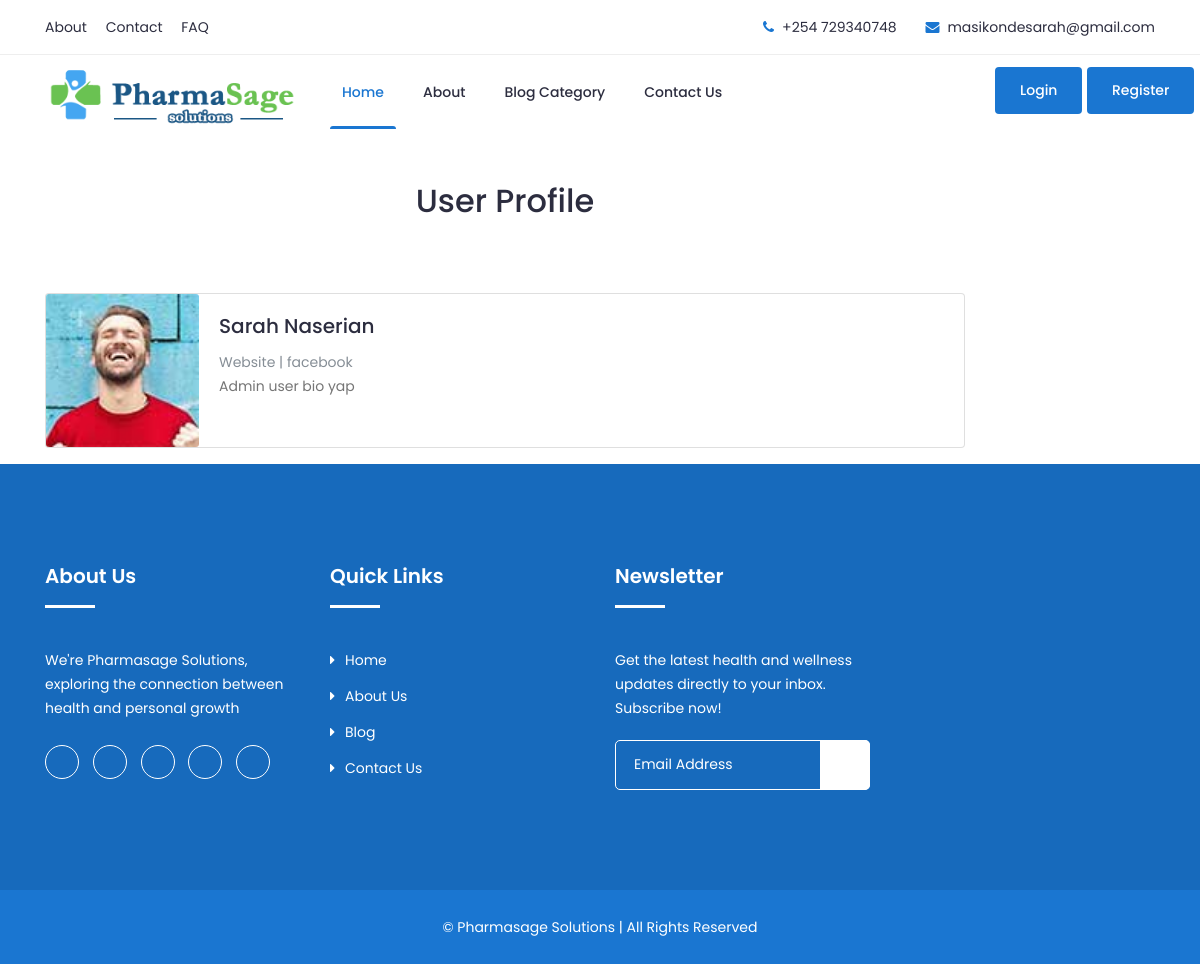
Page /members/1/profile/ on the earlier database version.
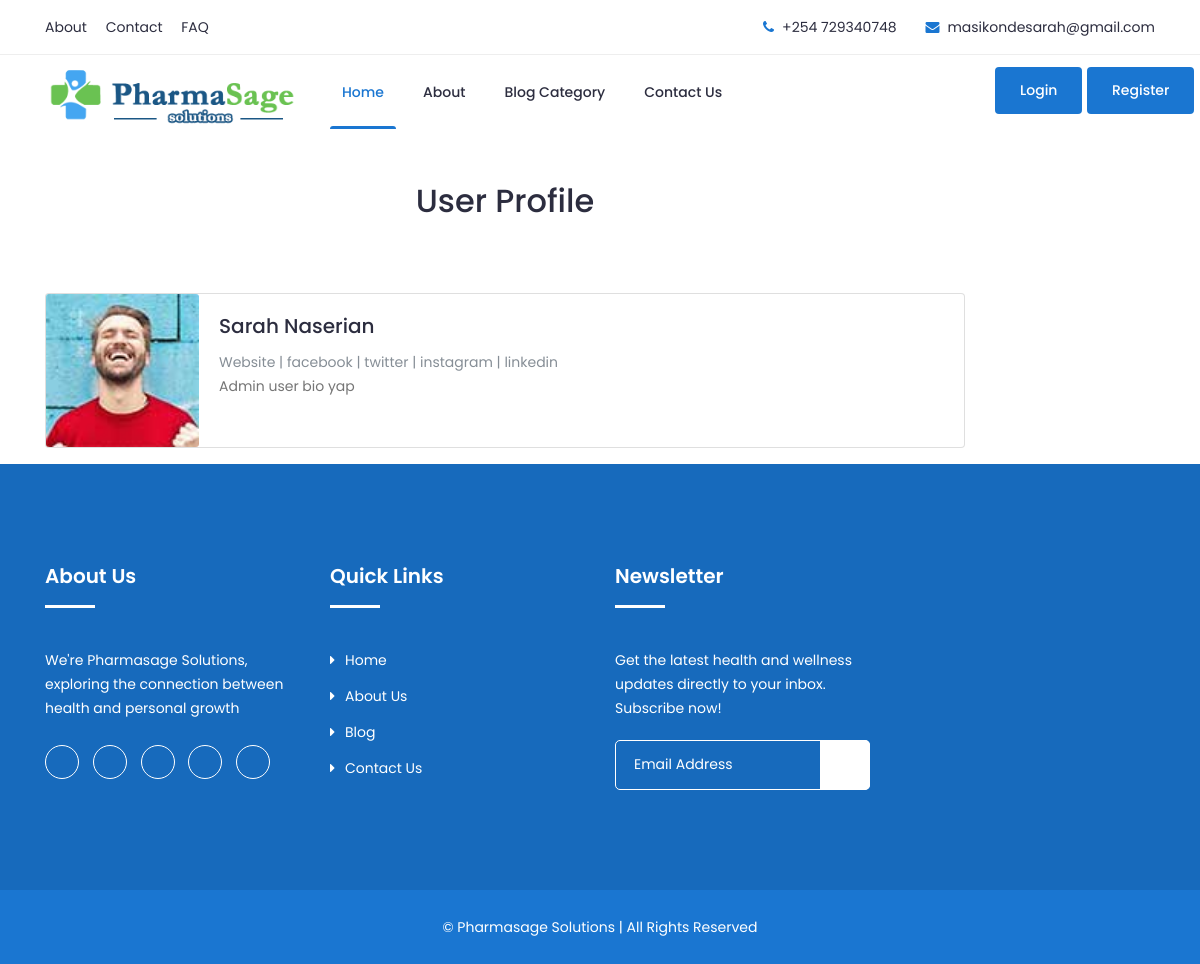
Same page on the later database version.
### members/views.py (the view)
# urls.py: path('<int:pk>/profile/',ShowProfilePageView.as_view(), name='show_profile_page'),
class ShowProfilePageView(DetailView):
    model = Profile
    template_name = 'registration/user_profile.html'
    def get_context_data(self,*args, **kwargs):
        context = super(ShowProfilePageView,self).get_context_data(*args, **kwargs)
        page_user = get_object_or_404(Profile, id=self.kwargs['pk'])
        context["page_user"]= page_user
        return context

### members/templates/registration/user_profile.html (shortened to what this page needs)
{% extends 'base_new.html' %}
{% load static %}
{% block content %}
<div class="page-section">
  <div class="container">
    <div class="row">
      <div class="col-sm-10">
<br><br>
            <div class="text-center wow fadeInUp">
                <h2 class="title-section">User Profile</h2>
                <br>
            </div>
  <br> <br>
  <div class="card mb-3" >
      <div class="row no-gutters">
        <div class="col-md-2">
          {% if page_user.profile_pic %}
              <img src="{{page_user.profile_pic.url}}" class="card-img" alt="...">
          {% else %}
          <img src="{% static 'blog/images/default-user.jpg' %}" class="card-img" alt="...">
          {% endif %}
      </div>
        <div class="col-md-10">
          <div class="card-body">
            <h5 class="card-title">{{ page_user.user.first_name}} {{ page_user.user.last_name}}</h5>
            <p class="card-text text-muted">
              {% if page_user.website_url  %}
                  <a  target="_blank" href="{{page_user.website_url}}">Website</a>
              {% endif %}
              {% if page_user.facebook_url  %}
                  | <a target="_blank" href="{{page_user.facebook_url}}">facebook</a>
              {% endif %}
              {% if page_user.twitter_url  %}
                  | <a target="_blank" href="{{page_user.twitter_url}}">twitter</a>
              {% endif %}
              {% if page_user.instagram_url  %}
                  | <a target="_blank" href="{{page_user.instagram_url}}">instagram</a>
              {% endif %}
              {% if page_user.linkedin_url  %}
                  | <a target="_blank" href="{{page_user.linkedin_url}}">linkedin</a>
              {% endif %}
          </p>
            <p class="card-text">{{page_user.bio}}</p>
          </div>
        </div>
      </div>
    </div>
      </div>
    </div>
</div>
</div>
{% endblock %}

Differences in the rows shown:
changed Profile "Admin user bio yap": twitter_url empty → "." (drawn); instagram_url empty → "." (drawn)
Other differences:
text now shown: "| twitter | instagram | linkedin"
